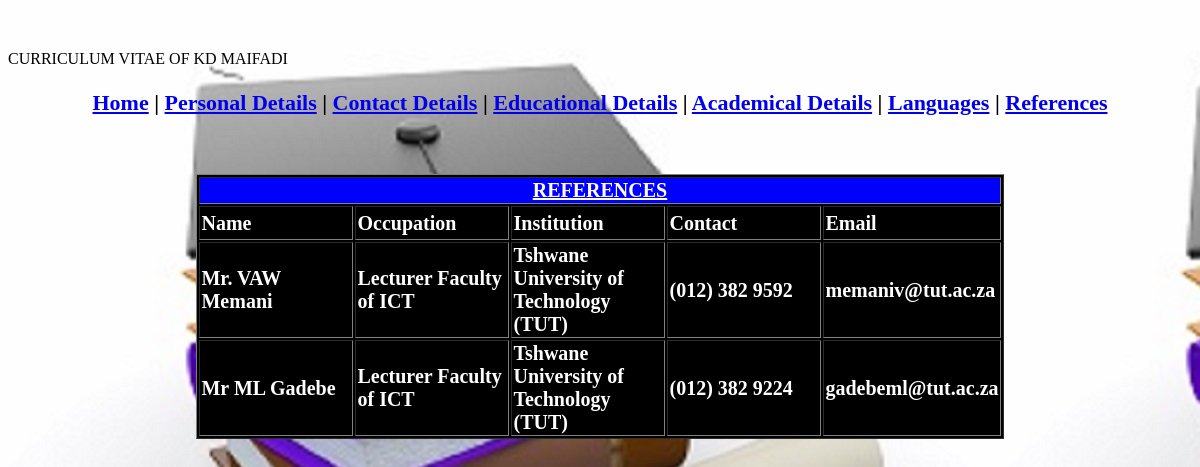
Page /references.php on the committed database.
### tables this page shows
CREATE TABLE IF NOT EXISTS `tblreferences` (
  `R_ID` int(11) NOT NULL AUTO_INCREMENT,
  `name` varchar(255) NOT NULL,
  `occupation` varchar(255) NOT NULL,
  `institution` varchar(255) NOT NULL,
  `contact` varchar(255) NOT NULL,
  `email` varchar(255) NOT NULL,
  PRIMARY KEY (`R_ID`)
);

### references.php (the view, shortened to what this page needs)
<!DOCTYPE html PUBLIC "-//W3C//DTD XHTML 1.0 Transitional//EN" "http://www.w3.org/TR/xhtml1/DTD/xhtml1-transitional.dtd">
<html xmlns="http://www.w3.org/1999/xhtml">
<head>
<link rel="stylesheet" type="text/css" href="login.css" media="all" />
</head>
<body background="bgPicture.jpg">
	<p id="header">
		<?php
			include("header.php");
		?>
	</p>
	<p align="center" id="links">
		<a href="index.php">Home<a>    |
		<a href="personalDetails.php">Personal Details<a>    |
		<a href="Contact.php">Contact Details<a>    |
		<a href="educational.php">Educational Details<a>    |
		<a href="academic.php">Academical Details<a>    |
		<a href="languages.php">Languages<a>    |
		<a href="references.php">References<a>
	</p>
	<br />
	<br />
	<?php
		include("db_connection.php");
		$query = "select * from tblreferences";
		$results = $db->query($query);
		$num_result = $results->num_rows;
		print "<div id=\"content\">";
			echo "<table align=\"center\" border=\"1\" bgcolor=\"black\">\n
					<tr>
						<td align=\"center\" colspan=\"5\" bgcolor=\" blue\">
							<strong><u>REFERENCES</u></strong>
						</td>
					</tr>";
			for ($i=0; $i<$num_result; $i++) {
			$row = $results->fetch_assoc();
			echo "<tr>
					<td width=\"150\" height=\"30\">".$row[0]=$row['name']."</td>
					<td width=\"150\" height=\"30\">".$row[1]=$row['occupation']."</td>
					<td width=\"150\" height=\"30\">".$row[2]=$row['institution']."</td>
					<td width=\"150\" height=\"30\">".$row[3]=$row['contact']."</td>
					<td width=\"150\" height=\"30\">".$row[4]=$row['email']."</td>
					</tr>";
			}
			echo "</table>";
		print "</div>";
	?>
</body>
</html>

### login.css (style rules this page uses)
#header { font-size: 50px; color: green; }
#links { font-size: 22px; color: black; font-weight: bold; }
#content { font-size: 20px; color: white; font-weight: bold; }

### rows in the picture
tblreferences: name "Name", occupation "Occupation", institution "Institution", contact "Contact", email "Email"
tblreferences: name "Mr. VAW Memani", occupation "Lecturer Faculty of ICT", institution "Tshwane University of Technology (TUT)", contact "(012) 382 9592", email "memaniv@tut.ac.za"
tblreferences: name "Mr ML Gadebe", occupation "Lecturer Faculty of ICT", institution "Tshwane University of Technology (TUT)", contact "(012) 382 9224", email "gadebeml@tut.ac.za"
